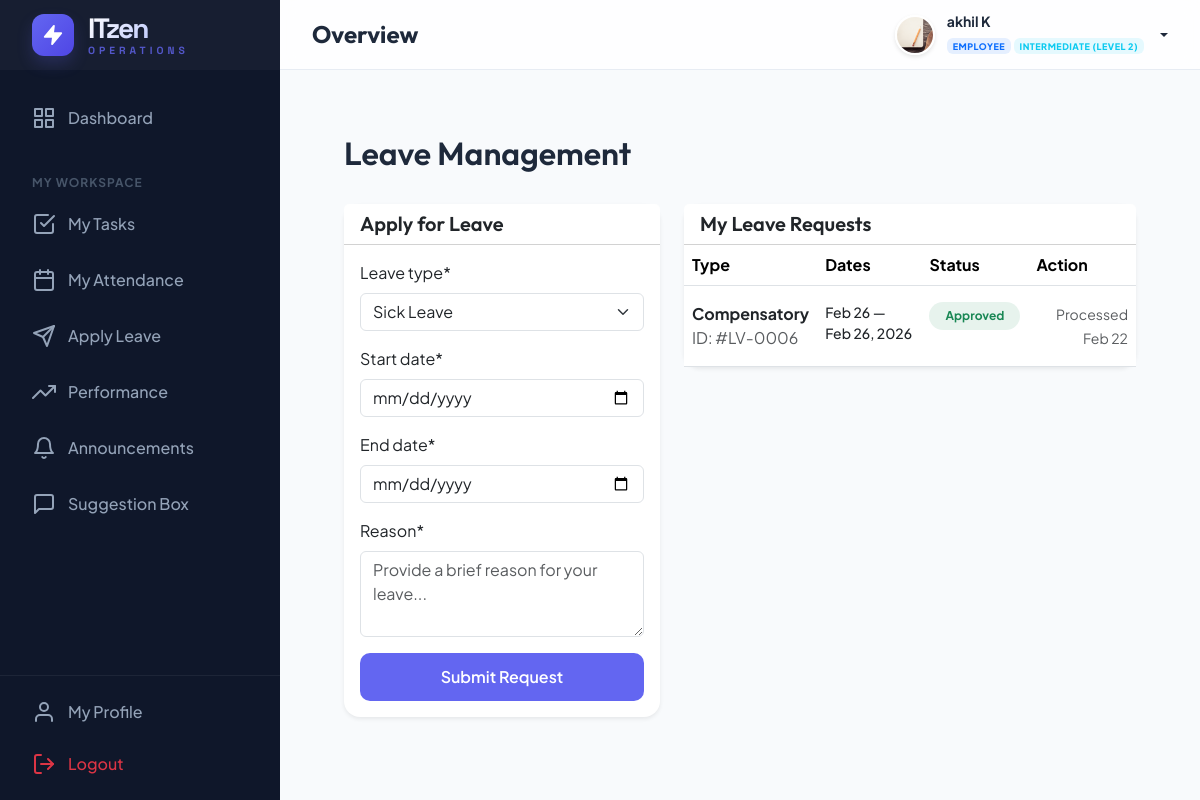
Screenshot of /employee/leave/ (signed in) with the database file from the repository.
### management/models.py (models this page shows, shortened)
class CustomUser(AbstractUser):
    ROLE_CHOICES = (
        ('ADMIN', 'Admin'),
        ('HR', 'HR Manager'),
        ('EMPLOYEE', 'Employee'),
    )
    DEPT_CHOICES = (
        ('DEVELOPMENT', 'Software Development'),
        ('DESIGN', 'UI/UX Design'),
        ('QA', 'Quality Assurance'),
        ('HR', 'Human Resources'),
        ('MARKETING', 'Digital Marketing'),
        ('SALES', 'Sales & Business'),
        ('SUPPORT', 'IT Support & Security'),
    )
    LEVEL_CHOICES = (
        ('JUNIOR', 'Junior Level (Level 1)'),
        ('INTERMEDIATE', 'Intermediate (Level 2)'),
        ('SENIOR', 'Senior Level (Level 3)'),
        ('LEAD', 'Lead Level (Level 4)'),
        ('EXPERT', 'Expert Level (Level 5)'),
    )
    role = models.CharField(max_length=20, choices=ROLE_CHOICES, default='EMPLOYEE')
    phone = models.CharField(max_length=15, blank=True, null=True)
    profile_pic = models.ImageField(upload_to='profile_pics/', blank=True, null=True)
    department = models.CharField(max_length=50, choices=DEPT_CHOICES, blank=True, null=True)
    designation = models.CharField(max_length=100, blank=True, null=True)
    level = models.CharField(max_length=20, choices=LEVEL_CHOICES, default='JUNIOR')
    date_of_joining = models.DateField(blank=True, null=True)
    def is_admin(self):
        return self.role == 'ADMIN' or self.is_superuser
    def is_hr(self):
        return self.role == 'HR'
    def is_employee(self):
        return self.role == 'EMPLOYEE' and not self.is_superuser and not self.role == 'HR'

class LeaveRequest(models.Model):
    employee = models.ForeignKey(CustomUser, on_delete=models.CASCADE, related_name='leave_requests')
    leave_type = models.CharField(max_length=50)
    start_date = models.DateField()
    end_date = models.DateField()
    reason = models.TextField()
    status = models.CharField(max_length=20, choices=(
        ('PENDING', 'Pending'),
        ('APPROVED', 'Approved'),
        ('REJECTED', 'Rejected'),
        ('CANCELLED', 'Cancelled'),
    ), default='PENDING')
    applied_on = models.DateTimeField(auto_now_add=True)

### management/views.py (the view)
# urls.py: path('employee/leave/', views.leave_application, name='leave_application'),
@login_required
def leave_application(request):
    if request.method == 'POST':
        form = LeaveRequestForm(request.POST)
        if form.is_valid():
            leave = form.save(commit=False)
            leave.employee = request.user
            leave.save()
            messages.success(request, "Leave applied!")
            return redirect('leave_application')
    else:
        form = LeaveRequestForm()
    leaves = request.user.leave_requests.all().order_by('-applied_on')
    return render(request, 'employee/leave.html', {'leaves': leaves, 'form': form})

### templates/employee/leave.html (shortened to what this page needs)
{% extends 'base.html' %}
{% block content %}
<div class="page-header px-4 py-4">
    <h2 class="page-title">Leave Management</h2>
</div>
<div class="px-4">
    <div class="row">
        <div class="col-md-5">
            <div class="card border-0 shadow-sm mb-4">
                <div class="card-header bg-white">
                    <h5 class="card-title mb-0">Apply for Leave</h5>
                </div>
                <div class="card-body">
                    <form method="POST" id="leaveForm">
                        {% load crispy_forms_tags %}
                        {{ form|crispy }}
                        <div class="mt-3">
                            <button type="submit" class="btn btn-primary w-100">Submit Request</button>
                        </div>
                    </form>
                </div>
            </div>
        </div>
        <div class="col-md-7">
            <div class="card border-0 shadow-sm">
                <div class="card-header bg-white">
                    <h5 class="card-title mb-0">My Leave Requests</h5>
                </div>
                <div class="table-responsive">
                    <table class="table mb-0">
                        <thead>
                            <tr>
                                <th>Type</th>
                                <th>Dates</th>
                                <th>Status</th>
                                <th>Action</th>
                            </tr>
                        </thead>
                        <tbody>
                            {% for l in leaves %}
                            <tr>
                                <td class="py-3">
                                    <div class="fw-bold text-dark">{{ l.leave_type|title }}</div>
                                    <div class="extra-small text-muted">ID: #LV-{{ l.id|stringformat:"04d" }}</div>
                                </td>
                                <td class="py-3">
                                    {% with l_start=l.start_date|date:"M d" l_end=l.end_date|date:"M d, Y" %}
                                    <div class="small fw-medium text-dark">{{ l_start }} — {{ l_end }}</div>
                                    {% endwith %}
                                </td>
                                <td class="py-3">
                                    {% if l.status == 'PENDING' %}
                                    <span
                                        class="badge bg-warning bg-opacity-10 text-warning rounded-pill px-3 py-2 fw-bold small">Awaiting
                                        Review</span>
                                    {% elif l.status == 'APPROVED' %}
                                    <span
                                        class="badge bg-success bg-opacity-10 text-success rounded-pill px-3 py-2 fw-bold small">Approved</span>
                                    {% elif l.status == 'CANCELLED' %}
                                    <span
                                        class="badge bg-secondary bg-opacity-10 text-secondary rounded-pill px-3 py-2 fw-bold small">Withdrawn</span>
                                    {% else %}
                                    <span
                                        class="badge bg-danger bg-opacity-10 text-danger rounded-pill px-3 py-2 fw-bold small">Declined</span>
                                    {% endif %}
                                </td>
                                <td class="py-3 text-end">
                                    {% if l.status == 'PENDING' %}
                                    <a href="{% url 'cancel_leave' l.id %}"
                                        class="btn btn-sm btn-outline-danger rounded-pill px-3 fw-bold">
                                        <i data-feather="x-circle" class="icon-sm"></i> Withdraw
                                    </a>
                                    {% else %}
                                    <span class="text-muted small">Processed {{ l.applied_on|date:"M d" }}</span>
                                    {% endif %}
                                </td>
                            </tr>
                            {% empty %}
                            <tr>
                                <td colspan="4" class="text-center">No requests found.</td>
                            </tr>
                            {% endfor %}
                        </tbody>
                    </table>
                </div>
            </div>
        </div>
    </div>
</div>
{% endblock %}

### templates/base.html (shortened to what this page needs)
{% load static %}
<!DOCTYPE html>
<html lang="en">
<head>
    <link href="https://cdn.jsdelivr.net/npm/bootstrap@5.3.2/dist/css/bootstrap.min.css" rel="stylesheet">
</head>
<body>
    <aside class="sidebar" id="sidebar">
        <div class="sidebar-header">
            <a href="{% url 'dashboard' %}" class="sidebar-logo">
                <div class="logo-circle">
                    <i data-feather="zap" style="width: 22px; height: 22px; fill: #fff;"></i>
                </div>
                <div class="logo-text">
                    <span class="logo-main">ITzen</span>
                    <span class="logo-sub">Operations</span>
                </div>
            </a>
        </div>
        <nav class="sidebar-nav">
            <ul class="nav-list">
                <li class="nav-item">
                    <a href="{% url 'dashboard' %}"
                        class="nav-link {% if request.resolver_match.url_name == 'dashboard' %}active{% endif %}">
                        <i data-feather="grid"></i> Dashboard
                    </a>
                </li>
                {% if user.is_employee %}
                <li class="nav-caption">My Workspace</li>
                <li class="nav-item">
                    <a href="{% url 'employee_tasks' %}" class="nav-link">
                        <i data-feather="check-square"></i> My Tasks
                    </a>
                </li>
                <li class="nav-item">
                    <a href="{% url 'attendance' %}" class="nav-link">
                        <i data-feather="calendar"></i> My Attendance
                    </a>
                </li>
                <li class="nav-item">
                    <a href="{% url 'leave_application' %}" class="nav-link">
                        <i data-feather="send"></i> Apply Leave
                    </a>
                </li>
                <li class="nav-item">
                    <a href="{% url 'employee_performance' %}" class="nav-link">
                        <i data-feather="trending-up"></i> Performance
                    </a>
                </li>
                <li class="nav-item">
                    <a href="{% url 'employee_announcements' %}" class="nav-link">
                        <i data-feather="bell"></i> Announcements
                    </a>
                </li>
                <li class="nav-item">
                    <a href="{% url 'employee_feedback' %}" class="nav-link">
                        <i data-feather="message-square"></i> Suggestion Box
                    </a>
                </li>
                {% endif %}
            </ul>
        </nav>
        <div class="sidebar-footer">
            <a href="{% url 'employee_profile' %}" class="nav-link mb-1">
                <i data-feather="user"></i> My Profile
            </a>
            <a href="{% url 'logout' %}" class="nav-link text-danger">
                <i data-feather="log-out"></i> Logout
            </a>
        </div>
    </aside>
    <div class="main-wrapper">
        <header class="header">
            <div class="d-flex align-items-center">
                <h4 class="mb-0 fw-bold">{% block page_title %}Overview{% endblock %}</h4>
            </div>
            <div class="d-flex align-items-center gap-3">
                <div class="dropdown">
                    <a href="#" class="user-dropdown-toggle dropdown-toggle" data-bs-toggle="dropdown">
                        <img src="{% if user.profile_pic %}{{ user.profile_pic.url }}{% else %}https://ui-avatars.com/api/?name={{ user.username }}&background=6366f1&color=fff{% endif %}"
                            alt="user" class="avatar-img">
                        <div class="d-none d-md-block text-start">
                            <div class="small fw-bold lh-1 mb-1">{{ user.get_full_name|default:user.username }}</div>
                            <span class="badge bg-primary bg-opacity-10 text-primary border-0"
                                style="font-size: 9px; letter-spacing: 0.5px; text-transform: uppercase; font-weight: 800;">
                                {{ user.get_role_display|default:user.role }}
                            </span>
                            {% if user.role == 'EMPLOYEE' %}
                            <span class="badge bg-info bg-opacity-10 text-info border-0"
                                style="font-size: 9px; letter-spacing: 0.5px; text-transform: uppercase; font-weight: 800;">
                                {{ user.get_level_display }}
                            </span>
                            {% endif %}
                        </div>
                    </a>
                </div>
            </div>
        </header>
        <main class="content-area">
            {% block content %}{% endblock %}
        </main>
    </div>
</body>
</html>

### templates/base.html (style rules this page uses)
:root { --primary: #6366f1; --primary-dark: #4f46e5; --secondary: #64748b; --accent: #f43f5e; --bg-body: #f8fafc; --bg-sidebar: #0f172a; --text-main: #1e293b; --glass-bg: rgba(255, 255, 255, 0.8); --sidebar-width: 280px; --header-height: 70px; --card-shadow: 0 10px 15px -3px rgba(0, 0, 0, 0.1), 0 4px 6px -2px rgba(0, 0, 0, 0.05); --transition: all 0.3s cubic-bezier(0.4, 0, 0.2, 1); }
body { font-family: 'Plus Jakarta Sans', sans-serif; background-color: var(--bg-body); color: var(--text-main); margin: 0; overflow-x: hidden; }
h1, h2, h3, h4, h5, h6 { font-family: 'Outfit', sans-serif; font-weight: 600; }
.sidebar { width: var(--sidebar-width); height: 100vh; background-color: var(--bg-sidebar); position: fixed; left: 0; top: 0; z-index: 1000; transition: var(--transition); color: #94a3b8; display: flex; flex-direction: column; }
.sidebar-nav { flex: 1; overflow-y: auto; overflow-x: hidden; scrollbar-width: thin; scrollbar-color: rgba(255, 255, 255, 0.08) transparent; }
.sidebar-footer { border-top: 1px solid rgba(255, 255, 255, 0.06); padding: 0.75rem 1rem; flex-shrink: 0; }
.sidebar-header { height: var(--header-height); display: flex; align-items: center; padding: 0 2rem; background: rgba(255, 255, 255, 0.03); }
.sidebar-logo { color: #fff; font-family: 'Space Grotesk', sans-serif; font-size: 1.75rem; font-weight: 800; text-decoration: none; display: flex; align-items: center; gap: 14px; transition: var(--transition); }
.logo-text { display: flex; flex-direction: column; line-height: 1; }
.logo-main { letter-spacing: -2px; background: linear-gradient(135deg, #fff 0%, #a5b4fc 100%); -webkit-background-clip: text; background-clip: text; -webkit-text-fill-color: transparent; }
.logo-sub { font-size: 0.65rem; text-transform: uppercase; letter-spacing: 4px; color: var(--primary); font-weight: 700; margin-top: 4px; opacity: 0.8; }
.logo-circle { width: 42px; height: 42px; background: linear-gradient(135deg, var(--primary) 0%, var(--primary-dark) 100%); border-radius: 12px; display: flex; align-items: center; justify-content: center; position: relative; box-shadow: 0 8px 16px rgba(99, 102, 241, 0.2); overflow: hidden; }
.logo-circle::after { content: ''; position: absolute; inset: 0; background: linear-gradient(45deg, transparent, rgba(255, 255, 255, 0.2), transparent); transform: translateX(-100%); transition: 0.5s; }
.nav-list { list-style: none; padding: 1.5rem 1rem; margin: 0; }
.nav-item { margin-bottom: 0.5rem; }
.nav-link { display: flex; align-items: center; padding: 0.75rem 1rem; color: #94a3b8; text-decoration: none; border-radius: 12px; transition: var(--transition); gap: 12px; font-weight: 500; }
.nav-caption { font-size: 0.75rem; text-transform: uppercase; letter-spacing: 1px; font-weight: 700; color: #475569; padding: 1.5rem 1rem 0.5rem; }
.main-wrapper { margin-left: var(--sidebar-width); min-height: 100vh; transition: var(--transition); }
.header { height: var(--header-height); background: var(--glass-bg); backdrop-filter: blur(10px); border-bottom: 1px solid rgba(226, 232, 240, 0.8); position: sticky; top: 0; z-index: 999; display: flex; align-items: center; justify-content: space-between; padding: 0 2rem; }
.content-area { padding: 2.5rem; }
.card { background: #fff; border: none; border-radius: 16px; box-shadow: var(--card-shadow); transition: var(--transition); }
.btn-primary { background: var(--primary); border: none; padding: 0.75rem 1.5rem; border-radius: 10px; font-weight: 600; transition: var(--transition); }
.user-dropdown-toggle { display: flex; align-items: center; gap: 12px; text-decoration: none; color: var(--text-main); font-weight: 600; }
.avatar-img { width: 40px; height: 40px; border-radius: 50%; object-fit: cover; border: 2px solid #fff; box-shadow: 0 2px 4px rgba(0, 0, 0, 0.1); }

### rows the page displays
CustomUser: profile_pic (picture), get_full_name "akhil K", role "EMPLOYEE", level "INTERMEDIATE (LEVEL 2)"
LeaveRequest: leave_type "Compensatory", id "0006", l "Feb 26", l "Feb 26, 2026", status "Approved", applied_on "Feb 22"
